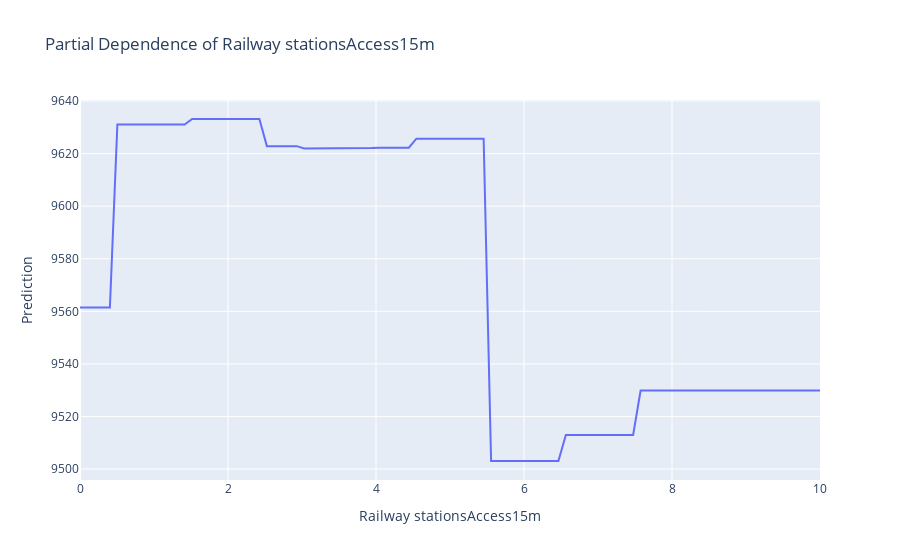

Here is the notebook cell this chart was saved with:
### Markdown cell above
---

### Code cell
import numpy as np
import plotly.graph_objects as go

def plot_pd(model, dataset, feature_name):
    feature_values = np.linspace(dataset[feature_name].min(), dataset[feature_name].max(), 100)
    pd_values = []
    
    for value in feature_values:
        dataset_copy = dataset.copy()
        dataset_copy[feature_name] = value
        predictions = model.predict(dataset_copy)
        pd_values.append(predictions.mean())
    
    fig = go.Figure()
    fig.add_trace(go.Scatter(x=feature_values, y=pd_values, mode='lines', name=feature_name))
    fig.update_layout(title=f"Partial Dependence of {feature_name}", xaxis_title=feature_name, yaxis_title="Prediction")
    fig.show()

# Use the function
plot_pd(xgb_model, X_test, 'Railway stationsAccess15m')
